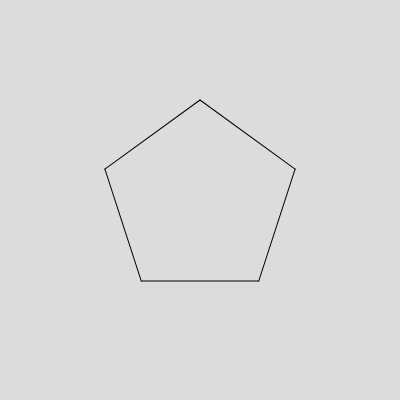
Frame 1 (no input)
Frame 60 (no input): identical to frame 1, image omitted
Frame 120 (the mouse pressed at the canvas centre since frame 60): identical to frame 1, image omitted

The p5.js sketch that drew this single still picture (run headless with seeded random() and noise() and a simulated clock; from frame 60 on, the mouse is pressed at the canvas centre):

// p5.js sketch
// ── sketch.js
//n represents the number of edges of the polygon
var n = 5;
//l represents the length to the centre 
var l = 100;




function setup() {
  createCanvas(400, 400);
  angleMode(DEGREES);
}

function draw() {
  translate(width / 2, height / 2);
  rotate(360/10)
  background(220);
  pentagon()
}

function pentagon() {
  // push();
  // //tau is the angle in polar coordination
  // const tau = 360/n;
  //calculating coordinate of each point in
  //could use tau here 
  const x1 = l * cos(18),
    y1 = l * sin(18);
  const x2 = l * cos(90),
    y2 = l * sin(90);
  const x3 = l * cos(162),
    y3 = l * sin(162);
  const x4 = l * cos(234),
    y4 = l * sin(234);
  const x5 = l * cos(306),
    y5 = l * sin(306)
  strokeWeight(1);
  line(x1, y1, x2, y2);
  line(x2, y2, x3, y3);
  line(x3, y3, x4, y4);
  line(x4, y4, x5, y5);
  line(x5, y5, x1, y1);
  // pop();
}
